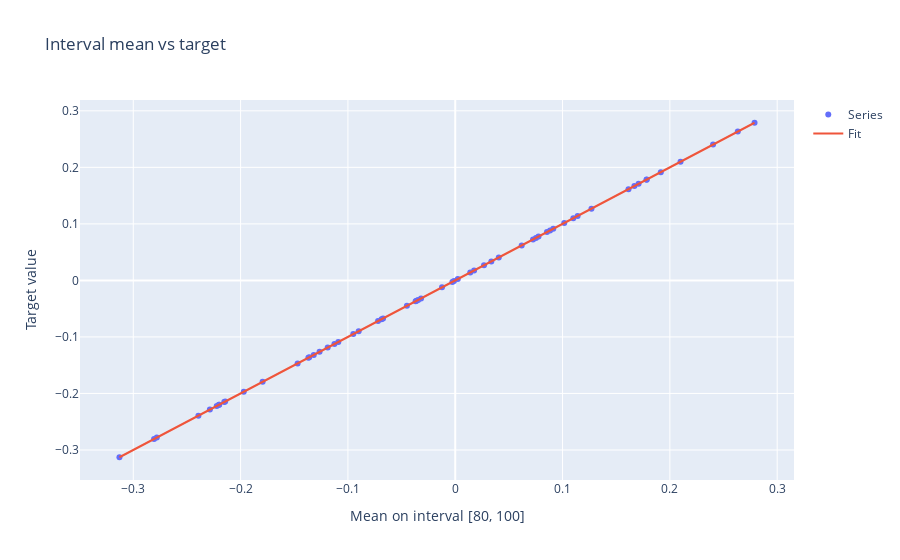

Notebook source saved alongside this figure:
### Code cell
import plotly.graph_objects as go

feature = series[:, 80:100].mean(axis=1)
x = feature
y = targets

coef = np.polyfit(x, y, 1)
line = coef[0] * x + coef[1]

fig = go.Figure()
fig.add_trace(go.Scatter(x=x, y=y, mode="markers", name="Series"))
fig.add_trace(go.Scatter(x=x, y=line, mode="lines", name="Fit"))
fig.update_layout(
    title="Interval mean vs target",
    xaxis_title="Mean on interval [80, 100]",
    yaxis_title="Target value",
)
fig.show()
